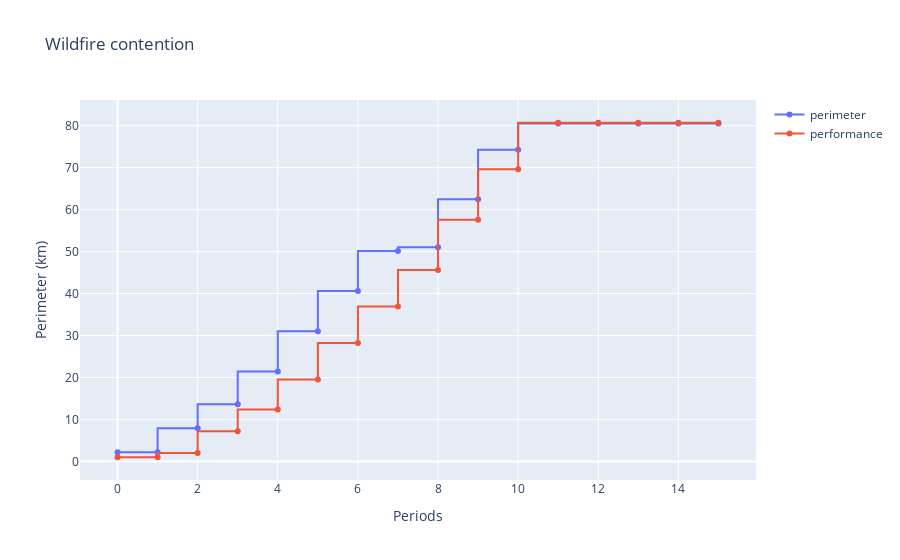

Notebook code cell kept with this figure:
### Code cell
problem.plot(info='contention')

### Figure 1 — Plotly figure (JSON) as saved in the notebook; plotly's stock layout.template omitted (floating-point values rounded to 4 significant figures)
{"data": [{"line": {"shape": "vh"}, "mode": "lines+markers", "name": "perimeter", "type": "scatter", "x": [0, 1, 2, 3, 4, 5, 6, 7, 8, 9, 10, 11, 12, 13, 14, 15], "y": [2.2, 2.2, 7.92, 13.64, 21.45, 31.02, 40.59, 50.16, 51.03, 62.46, 74.25, 80.55, 80.55, 80.55, 80.55, 80.55]}, {"line": {"shape": "vh"}, "mode": "lines+markers", "name": "performance", "type": "scatter", "x": [0, 1, 2, 3, 4, 5, 6, 7, 8, 9, 10, 11, 12, 13, 14, 15], "y": [1, 1, 2, 7.2, 12.4, 19.5, 28.2, 36.9, 45.6, 57.6, 69.6, 80.7, 80.7, 80.7, 80.7, 80.7]}], "layout": {"title": {"text": "Wildfire contention"}, "xaxis": {"title": {"text": "Periods"}}, "yaxis": {"title": {"text": "Perimeter (km)"}}}}
